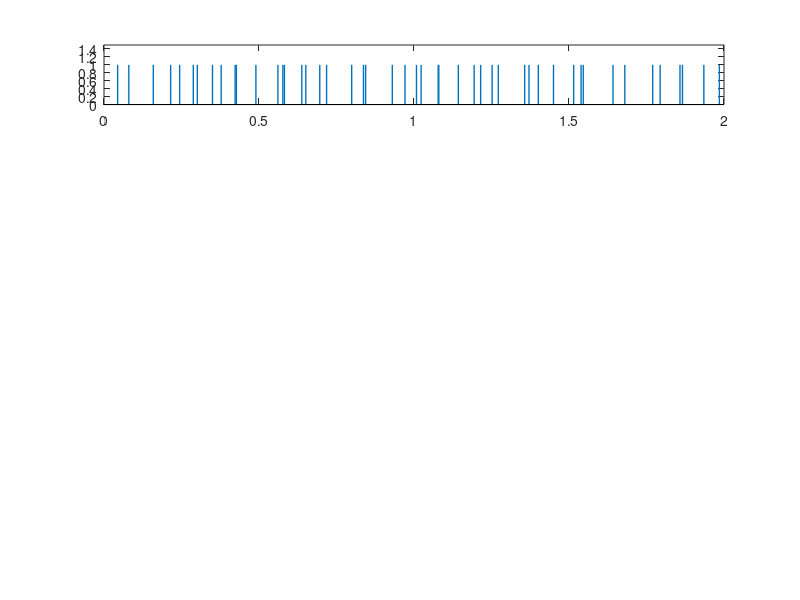

Source code (MATLAB): (Note: this script raises an error after producing the figure.)
% RENEWAL  simulates a renewal process 

% BN168  Spring 2006

% renewal spiking process with truncated-normal or uniform ISI distribution.

clear

%%%%% PARAMETERS %%%%%
epoch = 2;                  % length of epoch in sec
ntrials = 20;               % number of trials
bin_length = .001;           % bin length (discretization of time axis) in sec
mu = .01;                    % mean ISI (in sec) for normal distribution
sigma = .1;                 % std of ISI (in sec) for normal distribution
ISI_min = .001;              % min ISI (in sec) for uniform distribution
ISI_max = .1;              % max ISI (in sec) for uniform distribution
l_plot = 2;                 % length of plot of spike train (in sec)
normal_flag = 2;            % 1 for normal distribution, other for uniform

%%%%%%%%%%%%%%%%%%%%%%%

time_axis = 0:bin_length:epoch;  % time axis
N = length(time_axis);           % total number of bins in epoch
M = epoch/mu;       % mean number of spikes in epoch

sta = time_axis(time_axis<=l_plot);      % short time axis
n = length(sta);                         % number of bins in short epoch


% each spike train (trial) is generated by drawing a series of independent ISI's:

if normal_flag == 1     % normal
    isi = normrnd(mu,sigma,ntrials,2*M);
            % to be on the safe side, generate twice as many as needed on average
            % will discard the unused ones
    isi = max(bin_length,isi);   % truncate the ISI's             
else                    % uniform
    isi = ISI_min + (ISI_max-ISI_min)*rand(ntrials,2*M);
            % to be on the safe side, generate twice as many as needed on average
            % will discard the unused ones
end



Spike_Times = cumsum(isi,2);             % cumulative row sums
spike_train = zeros(ntrials,N);          % these will be the binned spike trains

for trial = 1:ntrials
    ST = Spike_Times(trial,:);
    st = ST(ST<epoch);                   % discard spike times outside epoch
    spike_train(trial,round(st/bin_length)) = 1;
end

number_spikes = sum(spike_train,2);

figure(1)

for trial = 1:3
    subplot(5,1,trial)
    h = stem(sta,spike_train(trial,1:n));
    set(h(1),'Marker','none')           % removes the circles from the stem plot
    set(h(1),'LineWidth',1)
    set(gca,'YLim',[0 1.5])
    [c_v,ISI] = coef_var(spike_train(trial,:),bin_length);       % coefficient of variation of ISI
    text(.1,1.2,['# spikes over ' num2str(epoch) ' sec : ' num2str(number_spikes(trial)) '             CV : ' num2str(c_v)])
end

psth = sum(spike_train);
subplot(5,1,4)
h = stem(sta,psth(1:n));
set(h(1),'Marker','none')           
set(h(1),'LineWidth',1)
text(.1,.7*max(psth(1:n)),['grand total number of spikes : ' num2str(sum(psth))])


                                                    
subplot(5,1,5)
max_interval = max(ISI);
histogram = hist(ISI,0:bin_length:max_interval);    % ISI histogram
bar(0:bin_length:max_interval,histogram,1)
set(gca,'XLim',[0 max_interval])
set(gca,'YLim',[0 max(histogram)])
text(.1*max_interval,.7*max(histogram),'ISI  HISTOGRAM for trial 5')
xlabel('interval (sec)')


fano = var(number_spikes)/mean(number_spikes);     % variance of count over mean of count
                                                  % ( = 1 for a Poisson process)
                                                  
% text(.7*max_interval,.7*max(histogram),['Fano Factor ' num2str(fano)])
disp(['Fano Factor = ' num2str(fano)])

figure(2)

n_lags = 500;                       % number of lags on either side of 0
lags = -n_lags:n_lags;
autocovariogram = autocorrelation(spike_train(trial,:),bin_length,lags);

autocovariogram(1+n_lags) = 0;      % remove the 0-lag term

plot(lags,autocovariogram)

